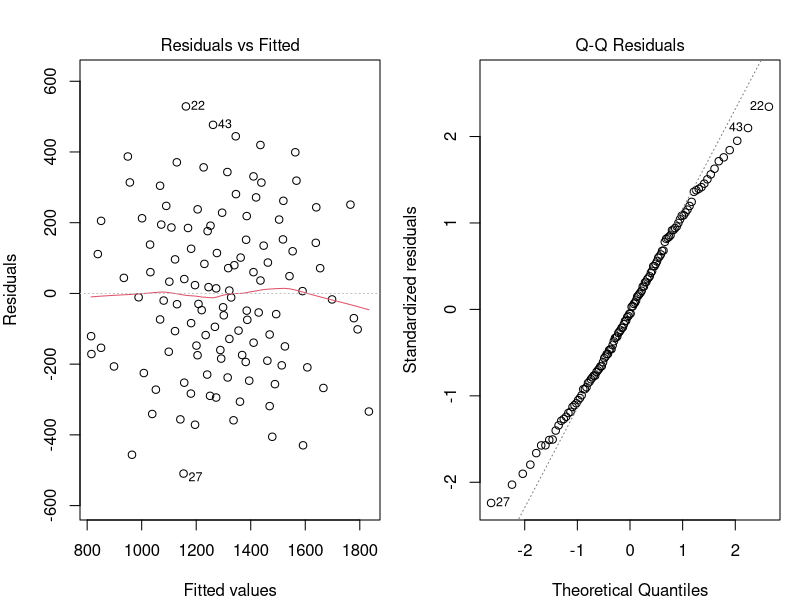

Write the R code that produced this figure.
## ---- chunk 1
#| label: setup-r
#| include: false
library(ggplot2)
library(car)
library(lmtest)

theme_set(theme_minimal(base_size = 12))

# Mietdaten von 120 Wohnungen, deterministisch konstruiert, damit R und Python
# exakt dieselben Zahlen sehen: Grundlage sind die Quantile der
# Normalverteilung, die je Groesse nach einer festen Regel umsortiert werden.
n <- 120
lauf <- 0:(n - 1)

richtung <- function(faktor) qnorm(((lauf * faktor) %% n + 0.5) / n)

flaeche   <- round(80 + 18 * richtung(1), 1)
alter     <- round(pmax(30 + 15 * richtung(29), 0), 1)
stockwerk <- round(3 + 1.5 * richtung(53))
zimmer    <- round(flaeche / 22 + 0.25 * richtung(73), 1)
lage      <- factor(c("Zentrum", "Mittel", "Rand")[lauf %% 3 + 1])
rausch    <- richtung(97)

lage_effekt <- ifelse(lage == "Zentrum", 250,
                      ifelse(lage == "Mittel", 0, -180))

wohnung <- data.frame(
  miete = round(400 + 12 * flaeche - 3 * alter + lage_effekt + 150 * rausch, 1),
  flaeche = flaeche,
  alter = alter,
  stockwerk = stockwerk,
  zimmer = zimmer,
  lage = lage
)
## ---- chunk 2
#| label: fig-b1-mlr-voraussetzungen-r
#| fig-cap: "Beispiel 1: Residuen gegen Vorhersage und QQ-Plot der Residuen."
#| fig-height: 3.2
modell <- lm(miete ~ flaeche + alter, data = wohnung)

par(mfrow = c(1, 2), mar = c(4, 4, 3, 1))
plot(modell, which = 1)
plot(modell, which = 2)
par(mfrow = c(1, 1))

bptest(modell)
vif(modell)
## ---- chunk 3
#| label: b1-mlr-rechnung-r
summary(modell)
confint(modell)
## ---- chunk 4
#| label: b2-mlr-rechnung-r
modell_stock <- lm(miete ~ flaeche + alter + stockwerk, data = wohnung)
summary(modell_stock)

anova(modell, modell_stock)
## ---- chunk 5
#| label: b3-mlr-rechnung-r
round(cor(wohnung$flaeche, wohnung$zimmer), 4)

modell_zimmer <- lm(miete ~ flaeche + alter + zimmer, data = wohnung)
summary(modell_zimmer)
vif(modell_zimmer)

# Zimmerzahl allein, ohne die Flaeche daneben
coef(lm(miete ~ zimmer, data = wohnung))
## ---- chunk 6
#| label: b4-mlr-rechnung-r
levels(wohnung$lage)          # die erste Stufe ist die Referenz

modell_lage <- lm(miete ~ flaeche + alter + lage, data = wohnung)
summary(modell_lage)

anova(modell_lage)            # gemeinsamer Test aller Lage-Stufen
